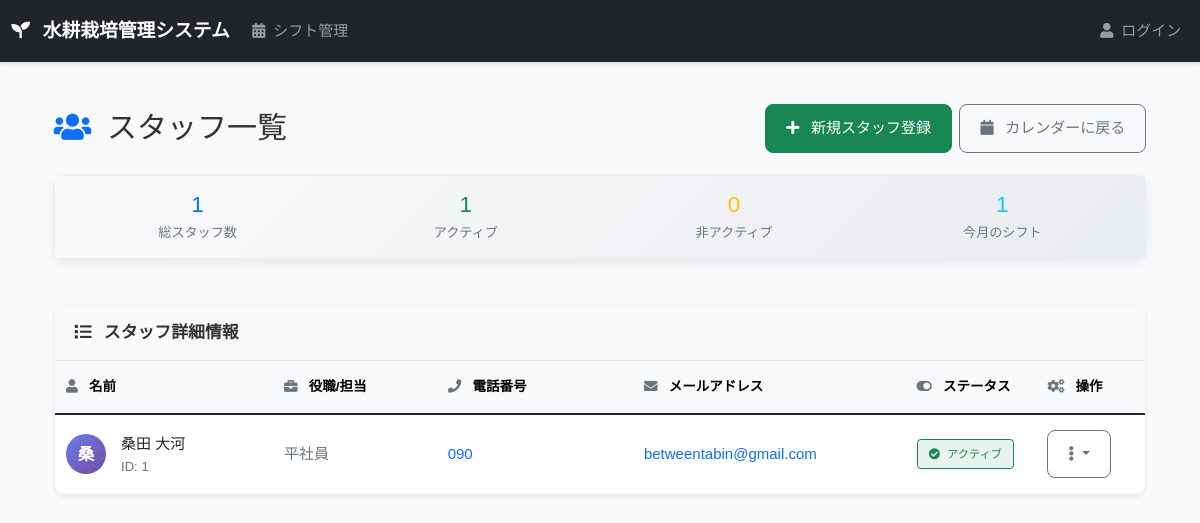
The page /staff/ on the database as committed earlier.
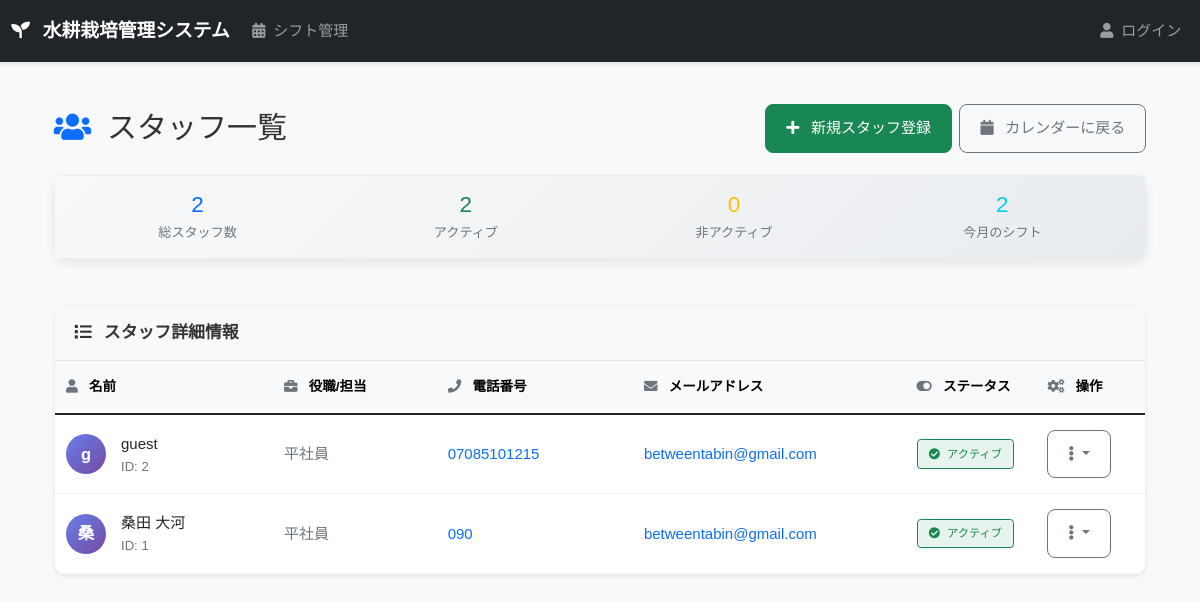
The same page on the database as committed later.
### shift_management/models.py (models this page shows, shortened)
class Staff(models.Model):
    user = models.OneToOneField(User, on_delete=models.CASCADE, null=True, blank=True, verbose_name="ユーザーアカウント")
    name = models.CharField(max_length=100, verbose_name="名前")
    phone = models.CharField(max_length=20, blank=True, null=True, verbose_name="電話番号")
    email = models.EmailField(blank=True, null=True, verbose_name="メールアドレス")
    position = models.CharField(max_length=100, blank=True, null=True, verbose_name="役職/担当")
    is_active = models.BooleanField(default=True, verbose_name="有効")
    created_at = models.DateTimeField(auto_now_add=True, verbose_name="作成日時")
    updated_at = models.DateTimeField(auto_now=True, verbose_name="更新日時")
    class Meta:
        verbose_name = "スタッフ"
        verbose_name_plural = "スタッフ"
        ordering = ['name']

### shift_management/views.py (the view)
# urls.py: path('staff/', views.staff_list, name='staff_list'),
def staff_list(request):
    staffs = Staff.objects.all()
    return render(request, 'shift_management/staff_list.html', {'staffs': staffs})

### templates/shift_management/staff_list.html (shortened to what the changed rows need)
{% extends "base.html" %}
{% block content %}
<div class="container-fluid py-4">
  <div class="row mb-4">
    <div class="col-12">
      <div class="d-flex justify-content-between align-items-center flex-wrap">
        <h1 class="h2 mb-2 mb-md-0">
          <i class="fas fa-users me-2 text-primary"></i>
          スタッフ一覧
        </h1>
      </div>
    </div>
  </div>
  <div class="row mb-4">
    <div class="col-12">
      <div class="card bg-light">
        <div class="card-body py-3">
          <div class="row text-center">
            <div class="col-6 col-md-3">
              <div class="h4 mb-1 text-primary">{{ staffs|length }}</div>
              <div class="small text-muted">総スタッフ数</div>
            </div>
            <div class="col-6 col-md-3">
              <div class="h4 mb-1 text-success">{{ staffs|length }}</div>
              <div class="small text-muted">アクティブ</div>
            </div>
            <div class="col-6 col-md-3">
              <div class="h4 mb-1 text-info">{{ staffs|length }}</div>
              <div class="small text-muted">今月のシフト</div>
            </div>
          </div>
        </div>
      </div>
    </div>
  </div>
  <div class="row">
    <div class="col-12">
      <div class="card shadow-sm">
        <div class="card-body p-0">
          <div class="d-none d-lg-block">
            <div class="table-responsive">
              <table class="table table-hover mb-0">
                <thead class="table-light">
                  <tr>
                    <th style="width: 20%;">
                      <i class="fas fa-user me-2 text-muted"></i>
                      名前
                    </th>
                    <th style="width: 15%;">
                      <i class="fas fa-briefcase me-2 text-muted"></i>
                      役職/担当
                    </th>
                    <th style="width: 18%;">
                      <i class="fas fa-phone me-2 text-muted"></i>
                      電話番号
                    </th>
                    <th style="width: 25%;">
                      <i class="fas fa-envelope me-2 text-muted"></i>
                      メールアドレス
                    </th>
                    <th style="width: 12%;">
                      <i class="fas fa-toggle-on me-2 text-muted"></i>
                      ステータス
                    </th>
                    <th style="width: 10%;">
                      <i class="fas fa-cogs me-2 text-muted"></i>
                      操作
                    </th>
                  </tr>
                </thead>
                <tbody>
                  {% for staff in staffs %}
                  <tr>
                    <td>
                      <div class="d-flex align-items-center">
                        <div class="avatar-circle me-3">
                          {{ staff.name|first }}
                        </div>
                        <div>
                          <div class="fw-semibold">{{ staff.name }}</div>
                          <div class="small text-muted">ID: {{ staff.id }}</div>
                        </div>
                      </div>
                    </td>
                    <td>
                      <span class="text-muted">{{ staff.position|default:"未設定" }}</span>
                    </td>
                    <td>
                      {% if staff.phone %}
                        <a href="tel:{{ staff.phone }}" class="text-decoration-none">
                          {{ staff.phone }}
                        </a>
                      {% else %}
                        <span class="text-muted">未設定</span>
                      {% endif %}
                    </td>
                    <td>
                      {% if staff.email %}
                        <a href="mailto:{{ staff.email }}" class="text-decoration-none text-truncate d-block" style="max-width: 200px;">
                          {{ staff.email }}
                        </a>
                      {% else %}
                        <span class="text-muted">未設定</span>
                      {% endif %}
                    </td>
                    <td>
                      {% if staff.is_active %}
                        <span class="badge bg-success bg-opacity-10 text-success border border-success border-opacity-25">
                          <i class="fas fa-check-circle me-1"></i>
                          アクティブ
                        </span>
                      {% else %}
                        <span class="badge bg-danger bg-opacity-10 text-danger border border-danger border-opacity-25">
                          <i class="fas fa-times-circle me-1"></i>
                          非アクティブ
                        </span>
                      {% endif %}
                    </td>
                    <td>
                      <div class="dropdown">
                        <button class="btn btn-sm btn-outline-secondary dropdown-toggle" type="button" data-bs-toggle="dropdown">
                          <i class="fas fa-ellipsis-v"></i>
                        </button>
                      </div>
                    </td>
                  </tr>
                  {% endfor %}
                </tbody>
              </table>
            </div>
          </div>
        </div>
      </div>
    </div>
  </div>
</div>
{% endblock %}

Rows that differ between the two databases and show on the page:
added Staff: name|first "g", name "guest", id "2", position "平社員", phone "07085101215", email "betweentabin@gmail.com", is_active True (drawn)
Other text that changed with them:
{{ staffs|length }}: "1" → "2"
